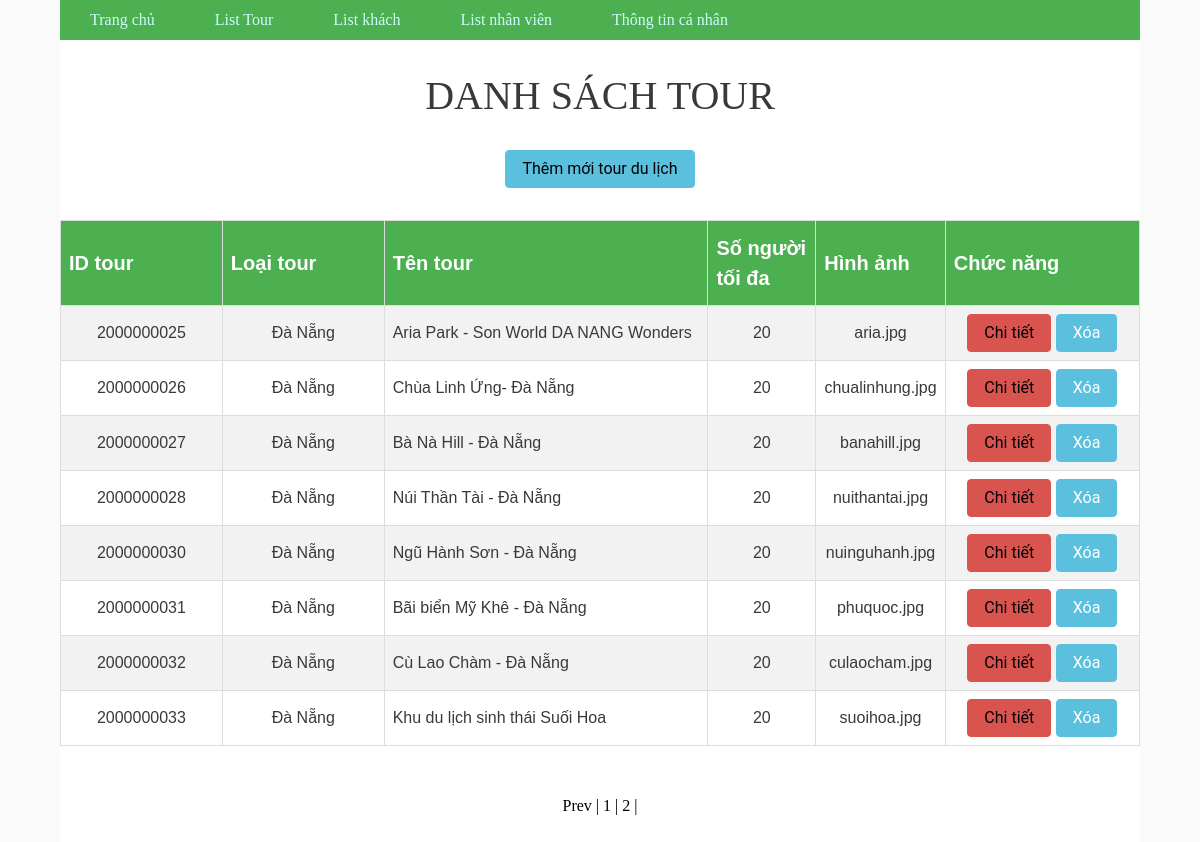
The app's page /view/quantri/list_qltourdl.php?page=2 with its own data.
### tables this page shows
CREATE TABLE `tours` (
  `ID` int(10) NOT NULL,
  `NAME` varchar(100) NOT NULL,
  `KIND_TOUR` varchar(255) NOT NULL,
  `MAX_PEOPLE` tinyint(4) NOT NULL,
  `IMAGE` varchar(255) DEFAULT NULL
);

### model/quantri/pagination_listtour.php (called while the page is built, shortened)
<?php
       $conn = mysqli_connect('localhost', 'root', '', 'ql_tourdulich');
       mysqli_set_charset($conn, 'UTF8');
       $result = mysqli_query($conn, "select count(ID) as total from tours");
       $row = mysqli_fetch_assoc($result);
       $total_records = $row['total'];
       $current_page = isset($_GET['page']) ? $_GET['page'] : 1;
       $limit = 10;
       $total_page = ceil($total_records / $limit);
       $start = ($current_page - 1) * $limit;
       $tours = mysqli_query($conn, "SELECT * FROM tours ORDER BY KIND_TOUR DESC LIMIT $start, $limit");
       ?>

### view/quantri/list_qltourdl.php (the view, shortened to what this page needs)
<!DOCTYPE html>
<html>
<head>
	<link rel="stylesheet" type="text/css" href="../../model/quantri/style2.css">
	<link rel="stylesheet" href="../../vendor/bootstrap.css">
	<link rel="stylesheet" href="../../vendor/angular-material.min.css">
	<link rel="stylesheet" href="../../vendor/font-awesome.css">
	<link rel="stylesheet" href="../../model/quantri/2.css">
</head>
<body ng-app="myApp" ng-controller="MyController">
<?php
			include("../../view/quantri/navbar.php");
		?>
	<br>
	<div class="titleOfTable"><h1 align="center">DANH SÁCH TOUR</h1></div>
	<br>
	<h3 align="center"><button class="btn btn-info"><a href="add_tour.php" style="color: black">Thêm mới tour du lịch</a></button></h3>
	<br>
	<table id="abc" width="1000px" align="center" border="1 solid" cellpadding="5">
		<tr bgcolor="lightblue" style="font-size: 20px">
			<th class="listtour" width="15%" align="left">
				ID tour
			</th>
			<th class="listtour" width="15%" align="left">
				Loại tour
			</th>
			<th class="listtour" width="30%" align="left">
				Tên tour
			</th>
			<th class="listtour" width="10%" align="left">
				Số người tối đa
			</th>
			<th class="listtour" width="12%" align="left">
				Hình ảnh
			</th>
			<th class="listtour" width="35%" align="left" >
				Chức năng
		</tr>
		<?php
		 	include("../../model/quantri/pagination_listtour.php");
			while ($row = mysqli_fetch_assoc($tours)){
				?>
			<tr>
				<td align="center"><?php echo $row['ID'] ?></td>
				<td align="center"><?php echo $row['KIND_TOUR']?></td>
				<td><?php echo $row['NAME']?></td>
				<td align="center"><?php echo $row['MAX_PEOPLE'] ?></td>
				<td align="center"><?php echo $row['IMAGE'] ?></td>
				<td align="center">
					<button type="button" class="btn btn-danger" ><a href="../../view/quantri/show_tour_details.php?id=<?php echo $row['ID'] ?>" style="color: black">Chi tiết</a></button>
					<a id="demo" href="../../model/quantri/delete_tour.php?id=<?php echo $row['ID'] ?>"><input type="button" value="Xóa" class="btn btn-info" onclick="confDelete()"></a>
				</td>
			</tr>
			<?php
		}
		?>
	</table>
	<br><br>
	<div id="pagination" align="center" style="color: black">
		<?php
		if ($current_page > 1 && $total_page > 1){
			echo '<a style="color:black" href="list_qltourdl.php?page='.($current_page-1).'">Prev</a> | ';
		}
		for ($i = 1; $i <= $total_page; $i++){
			if ($i == $current_page){
				echo '<span>'.$i.'</span> | ';
			}
			else{
				echo '<a style="color:black" href="list_qltourdl.php?page='.$i.'">'.$i.'</a> | ';
			}
		}
		?>
	</div>
	<br>
</body>
</html>

### model/quantri/style2.css (style rules this page uses)
#abc { font-family: "Trebuchet MS", Arial, Helvetica, sans-serif; border-collapse: collapse; width: 100%; }
#abc td, #abc th { border: 1px solid #ddd; padding: 8px; }
#abc tr:nth-child(even) { background-color: #f2f2f2; }
#abc th { padding-top: 12px; padding-bottom: 12px; text-align: left; background-color: #4CAF50; color: white; }

### model/quantri/style.css (style rules this page uses)
body { top: 0px; padding: 0px; width: 90%; margin: 0px auto; font-family: tahoma; font-size: 13; }
#pagination a { color: black; text-decoration: none; }

### records on screen
tours: ID "2000000025", KIND_TOUR "Đà Nẵng", NAME "Aria Park - Son World DA NANG Wonders", MAX_PEOPLE "20", IMAGE "aria.jpg"
tours: ID "2000000026", KIND_TOUR "Đà Nẵng", NAME "Chùa Linh Ứng- Đà Nẵng", MAX_PEOPLE "20", IMAGE "chualinhung.jpg"
tours: ID "2000000027", KIND_TOUR "Đà Nẵng", NAME "Bà Nà Hill - Đà Nẵng", MAX_PEOPLE "20", IMAGE "banahill.jpg"
tours: ID "2000000028", KIND_TOUR "Đà Nẵng", NAME "Núi Thần Tài - Đà Nẵng", MAX_PEOPLE "20", IMAGE "nuithantai.jpg"
tours: ID "2000000030", KIND_TOUR "Đà Nẵng", NAME "Ngũ Hành Sơn - Đà Nẵng", MAX_PEOPLE "20", IMAGE "nuinguhanh.jpg"
tours: ID "2000000031", KIND_TOUR "Đà Nẵng", NAME "Bãi biển Mỹ Khê - Đà Nẵng", MAX_PEOPLE "20", IMAGE "phuquoc.jpg"
tours: ID "2000000032", KIND_TOUR "Đà Nẵng", NAME "Cù Lao Chàm - Đà Nẵng", MAX_PEOPLE "20", IMAGE "culaocham.jpg"
tours: ID "2000000033", KIND_TOUR "Đà Nẵng", NAME "Khu du lịch sinh thái Suối Hoa", MAX_PEOPLE "20", IMAGE "suoihoa.jpg"
